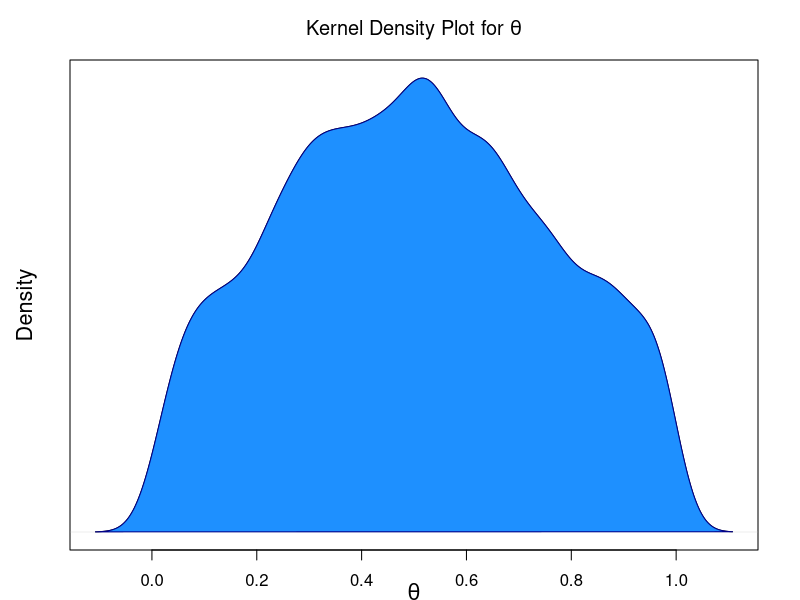
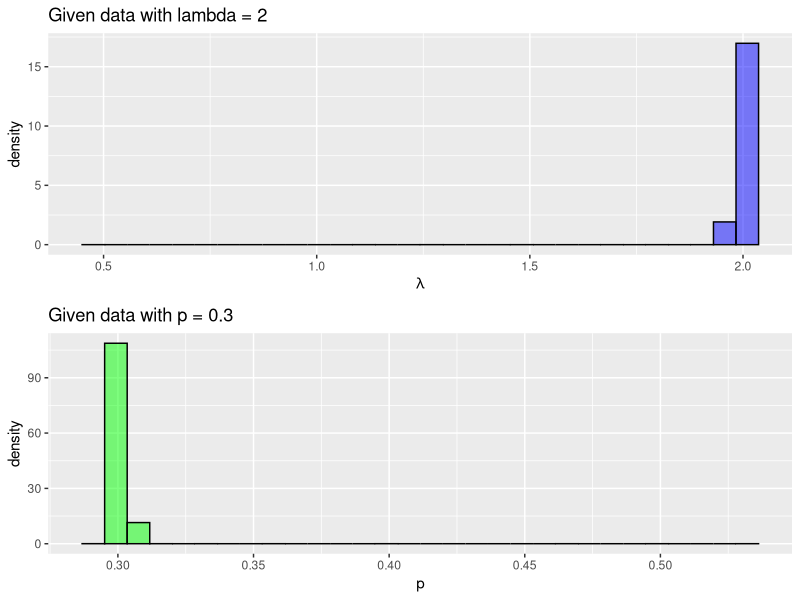

These figures' R source, in order:
## ---- chunk 1
knitr::opts_chunk$set(echo = TRUE)
library(ggplot2)
library(gridExtra)
## ---- chunk 2
set.seed(100)
# choose a cauchy sample for mean
theta_x <- rcauchy(1,location = 0, scale = 1)
theta_x
# generate samples
data_y <- rnorm(n = 1000, mean = theta_x, sd = 1)
## ---- chunk 3
metropolis_algo <- function(samples, theta_start, sd){
  # declarations 
  theta_curr <- theta_start
  # vector of NAs to store sampled parameters 
  posterior_thetas <- rep(NA, times = samples)
  
  for (i in 1:samples){
    # proposal distribution 
    theta_prop <- rnorm(n = 1, mean = theta_curr, sd = sd)
    
    # if proposed parameter is outside range, set to current value. Else keep proposed value
    theta_prop <- ifelse((theta_prop < 0 | theta_prop > 1), theta_curr, theta_prop)
    
    # bayes numerators 
    posterior_prop <- dcauchy(theta_prop, location = 0, scale = 1) * 
      dnorm(data_y, mean = theta_prop, sd = 1) 
    posterior_curr <- dcauchy(theta_curr, location = 0, scale = 1) * 
      dnorm(data_y, mean = theta_curr, sd = 1)
    
    # calculate probability of accepting 
    p_accept_theta_prop <- min(posterior_prop / posterior_curr, 1.0)
    
    rand_unif <- runif(n=1)
    
    # probabilistically accept proposed theta 
    theta_select <- ifelse(p_accept_theta_prop > rand_unif, theta_prop, theta_curr)
    
    posterior_thetas[i] <- theta_select 
    
    # reset theta_curr for the next iteration of the loop 
    theta_curr <- theta_select 
  }
  return(posterior_thetas)
}
## ---- chunk 4
set.seed(999)
posterior_thetas <- metropolis_algo(samples = 10000, theta_start = 0.9, sd = 0.05)
## ---- chunk 5
opar <- par() 
par(mar = c(2.5, 3.5, 3, 2.1), mgp = c(1.7, 1, 0))

d <- density(posterior_thetas)
plot(d, main = expression(paste("Kernel Density Plot for ", theta)), 
     xlab = expression(theta), ylab = "Density", yaxt = "n", cex.lab = 1.3)
polygon(d, col = 'dodgerblue1', border = 'dark blue')
## ---- chunk 6
# simulate x_i
n = 10^5 
p = 0.3
lam = 2
r = as.integer(runif(n) < p)
x = rep(0, n)
x[r == 1] = rpois(sum(r == 1), lam)

# Gibbs Sampler
a <- 2
b <- 2 
T <- 10^4
lamb <- pe <- rep(0.5, T)

for (t in 2:T){
  r = (x == 0) * (runif(n) < 1 / (1 + (1 - pe[t-1]) / (pe[t-1]*exp(-lamb[t-1])))) + (x>0)
  lamb[t] = rgamma(1, a + sum(x), b + sum(r)) 
  pe[t] = rbeta(1, 1 + sum(r), n - sum(r) + 1)
}

## ---- chunk 7
# plot 
lambda_plot <- ggplot() + geom_histogram(aes(x = lamb, y = ..density..), color = "black", fill = "blue", alpha = 0.5) + geom_density(aes(y = ..density..)) + xlab(expression(lambda)) + ggtitle("Given data with lambda = 2")

p_plot <- ggplot() + geom_histogram(aes(x = pe, y = ..density..), color = "black", fill = "green", alpha = 0.5) + geom_density(aes(y = ..density..)) + xlab("p") + 
  ggtitle("Given data with p = 0.3")

grid.arrange(lambda_plot, p_plot, ncol = 1)
